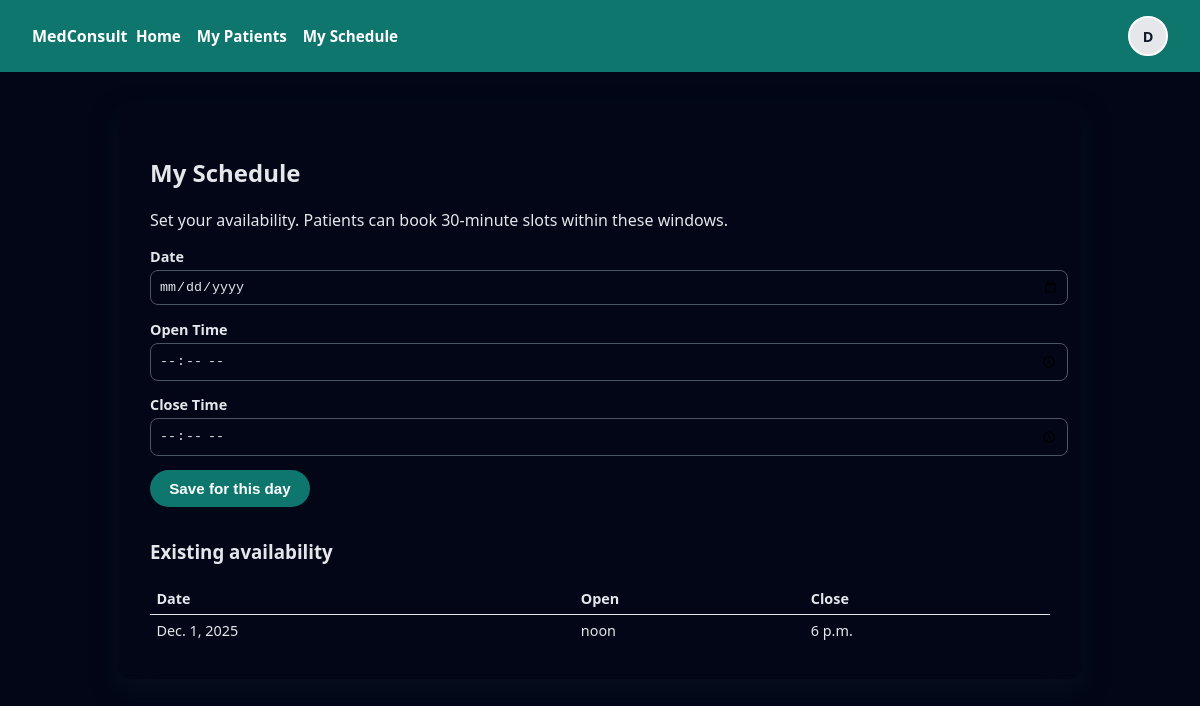
/doctor/schedule/ (signed in), run on an earlier commit of the app's database.
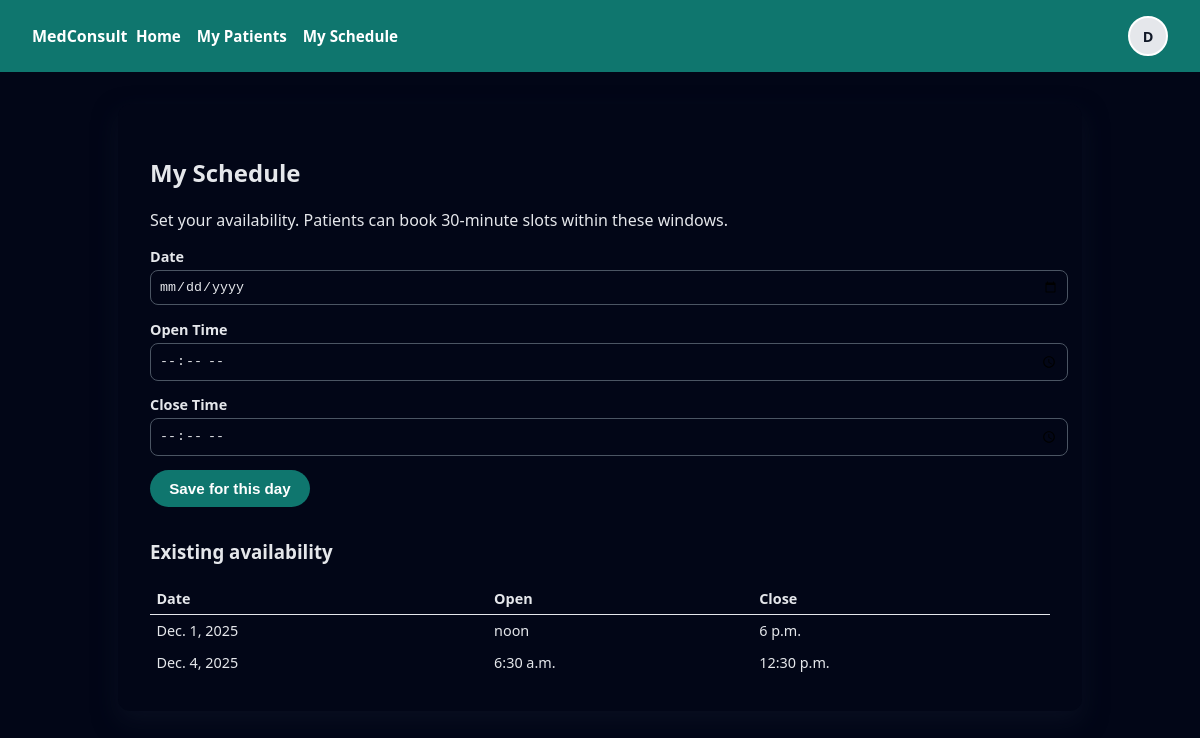
And on a later commit of the database.
### core/models.py (models this page shows, shortened)
class User(AbstractBaseUser, PermissionsMixin):
    ROLE_CHOICES = (
        ("patient", "Patient"),
        ("doctor", "Doctor"),
        ("admin", "Admin"),
    )
    id = models.UUIDField(primary_key=True, default=uuid.uuid4, editable=False)
    email = models.EmailField(unique=True)
    role = models.CharField(max_length=20, choices=ROLE_CHOICES)
    created_at = models.DateTimeField(auto_now_add=True)
    profile_image = models.ImageField(
        upload_to="profile_images/",
        blank=True,
        null=True,
    )
    theme_preference = models.CharField(
        max_length=10,
        choices=(("light", "Light"), ("dark", "Dark")),
        default="light",
    )
    location_tracking_enabled = models.BooleanField(default=False)
    is_active = models.BooleanField(default=True)
    is_staff = models.BooleanField(default=False)
    objects = UserManager()
    USERNAME_FIELD = "email"
    REQUIRED_FIELDS = []  # email + password only

class DoctorAvailability(models.Model):
    doctor = models.ForeignKey(
        User,
        on_delete=models.CASCADE,
        related_name="availability_windows",
        limit_choices_to={"role": "doctor"},
    )
    date = models.DateField()
    start_time = models.TimeField()
    end_time = models.TimeField()
    created_at = models.DateTimeField(auto_now_add=True)
    updated_at = models.DateTimeField(auto_now=True)
    class Meta:
        ordering = ["doctor", "date", "start_time"]
        verbose_name_plural = "Doctor availability"

### core/views.py (the view, shortened to what this page needs)
# urls.py: path("doctor/schedule/", views.doctor_schedule_view, name="doctor-schedule"),
@role_required("doctor")
def doctor_schedule_view(request):
    doctor = request.user
    windows = DoctorAvailability.objects.filter(doctor=doctor).order_by("date", "start_time")
    return render(request, "core/doctor_schedule.html", {"windows": windows})

### core/views.py (called while the page is built)
def role_required(required_role):
    def decorator(view_func):
        @wraps(view_func)
        @login_required
        def _wrapped_view(request, *args, **kwargs):
            if request.user.role == "admin" or request.user.role == required_role:
                return view_func(request, *args, **kwargs)
            return HttpResponseForbidden("You do not have permission to access this resource.")
        return _wrapped_view
    return decorator

### core/templates/core/doctor_schedule.html (shortened to what this page needs)
{% extends "core/base.html" %}
{% block content %}
<h2>My Schedule</h2>
<p>Set your availability. Patients can book 30-minute slots within these windows.</p>
<form method="post" style="margin-top:1rem;">
    <div class="field">
        <label>Date</label>
        <input type="date" name="date" required>
    </div>
    <div class="field">
        <label>Open Time</label>
        <input type="time" name="start_time" required>
    </div>
    <div class="field">
        <label>Close Time</label>
        <input type="time" name="end_time" required>
    </div>
    <button type="submit" class="button button-primary">Save for this day</button>
</form>
{% if windows %}
    <h3 style="margin-top:2rem;">Existing availability</h3>
    <table style="width:100%; margin-top:0.75rem; border-collapse:collapse; font-size:0.9rem;">
        <thead>
            <tr>
                <th style="text-align:left; border-bottom:1px solid #e5e7eb; padding:0.4rem;">Date</th>
                <th style="text-align:left; border-bottom:1px solid #e5e7eb; padding:0.4rem;">Open</th>
                <th style="text-align:left; border-bottom:1px solid #e5e7eb; padding:0.4rem;">Close</th>
            </tr>
        </thead>
        <tbody>
        {% for w in windows %}
            <tr>
                <td style="padding:0.4rem;">{{ w.date }}</td>
                <td style="padding:0.4rem;">{{ w.start_time }}</td>
                <td style="padding:0.4rem;">{{ w.end_time }}</td>
            </tr>
        {% endfor %}
        </tbody>
    </table>
{% else %}
    <p style="margin-top:1rem;">No availability set yet.</p>
{% endif %}
{% endblock %}

### core/templates/core/base.html (shortened to what this page needs)
<!DOCTYPE html>
<html lang="en">
<head>
</head>
<body class="{% if request.user.is_authenticated and request.user.theme_preference == 'dark' %}theme-dark{% else %}theme-light{% endif %}">
<header>
    <div class="nav-left">
        <div class="brand">MedConsult</div>
        <a href="{% url 'welcome' %}">Home</a>
        {% if request.user.is_authenticated %}
            {% if request.user.role == "patient" %}
                <a href="{% url 'patient-appointments' %}">My Appointments</a>
                <a href="{% url 'payment-page' %}">Payments</a>
            {% elif request.user.role == "doctor" %}
                <a href="{% url 'doctor-appointments' %}">My Patients</a>
                <a href="{% url 'doctor-schedule' %}">My Schedule</a>
            {% elif request.user.role == "admin" %}
                <a href="/admin/">Admin</a>
            {% endif %}
        {% endif %}
    </div>
    <div class="nav-right">
        {% if request.user.is_authenticated %}
            <div class="avatar-wrapper" id="avatar-wrapper">
                <div class="avatar-circle" id="avatar-toggle">
                    {% if request.user.profile_image %}
                        <img src="{{ request.user.profile_image.url }}" alt="Profile">
                    {% else %}
                        <span class="avatar-initial">
                            {{ request.user.email|first|upper }}
                        </span>
                    {% endif %}
                </div>
            </div>
        {% else %}
            <a href="{% url 'login-page' %}">Login</a>
            <a href="{% url 'signup-patient-page' %}">Patient Signup</a>
            <a href="{% url 'signup-doctor-page' %}">Doctor Signup</a>
        {% endif %}
    </div>
</header>
<div class="container">
    {% block content %}{% endblock %}
</div>
</body>
</html>

### core/templates/core/base.html (style rules this page uses)
body { font-family: system-ui, -apple-system, BlinkMacSystemFont, "Segoe UI", sans-serif; margin: 0; padding: 0; }
body.theme-dark { background: #020617; color: #e5e7eb; }
header { background: #0f766e; color: white; padding: 1rem 2rem; display: flex; align-items: center; justify-content: space-between; }
header .brand { font-weight: 700; }
header .nav-left a, header .nav-center a { color: white; margin-right: 1rem; text-decoration: none; font-weight: 600; font-size: 0.95rem; }
header .nav-left, header .nav-center { display: flex; align-items: center; }
.container { max-width: 900px; margin: 2rem auto; background: white; padding: 2rem; border-radius: 0.75rem; box-shadow: 0 10px 25px rgba(15,23,42,0.08); }
body.theme-dark .container { background: #020617; color: #e5e7eb; box-shadow: 0 10px 25px rgba(15,23,42,0.5); }
.button { display: inline-block; padding: 0.6rem 1.2rem; border-radius: 999px; border: none; cursor: pointer; text-decoration: none; font-weight: 600; font-size: 0.95rem; }
.button-primary { background: #0f766e; color: white; }
.field { margin-bottom: 0.9rem; }
.field label { display: block; font-size: 0.9rem; font-weight: 600; margin-bottom: 0.25rem; }
.field input, .field select, .field textarea { width: 100%; padding: 0.5rem; border-radius: 0.5rem; border: 1px solid #d1d5db; }
body.theme-dark .field input, body.theme-dark .field select, body.theme-dark .field textarea { background: #020617; color: #e5e7eb; border-color: #4b5563; }
.nav-right { display: flex; align-items: center; gap: 0.75rem; }
.avatar-wrapper { position: relative; }
.avatar-circle { width: 36px; height: 36px; border-radius: 999px; background: #e5e7eb; display: flex; align-items: center; justify-content: center; overflow: hidden; cursor: pointer; border: 2px solid #ffffff; }
.avatar-initial { font-size: 0.9rem; font-weight: 700; color: #111827; }

What changed in the data, as far as the page shows it:
added DoctorAvailability: date "Dec. 4, 2025", start_time "6:30 a.m.", end_time "12:30 p.m."
